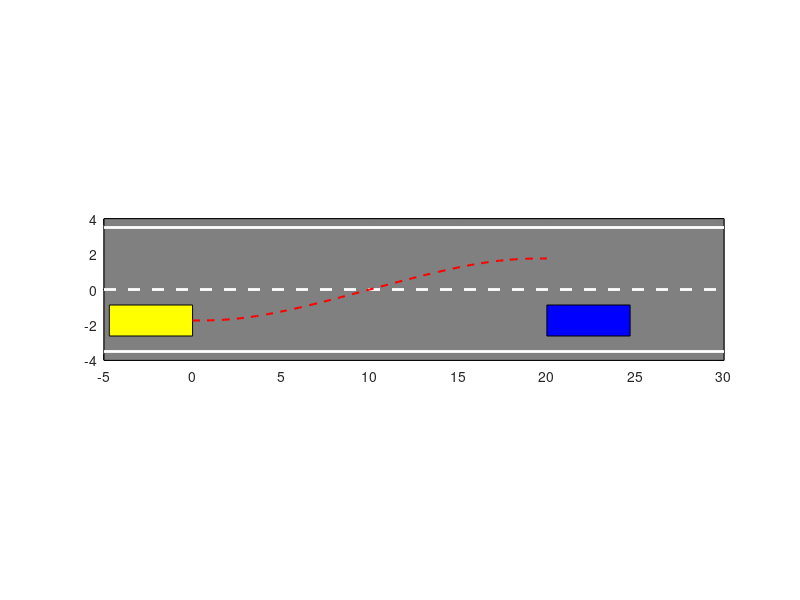
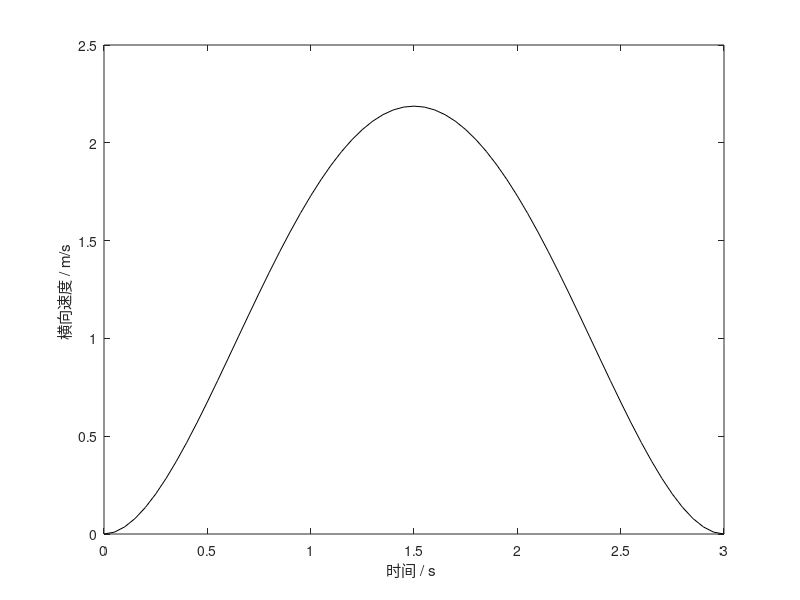
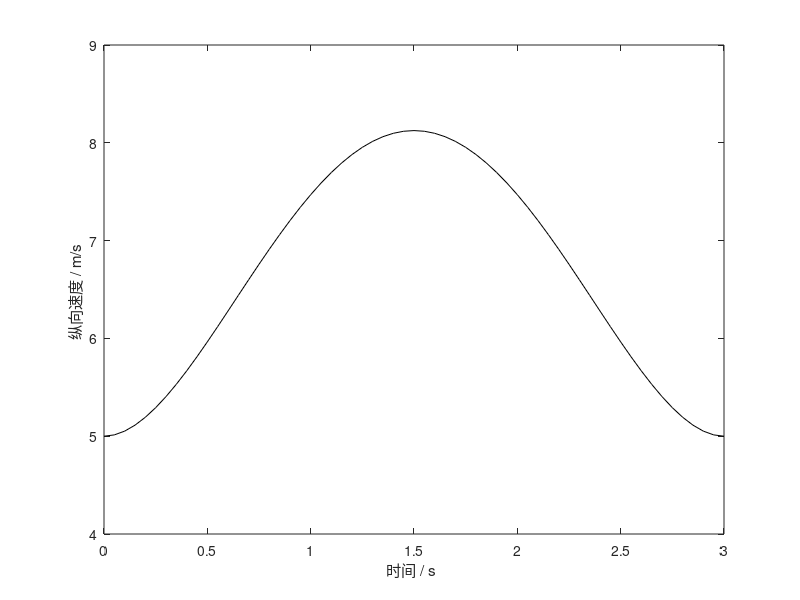

The MATLAB source for these figures, in order:
clc
clear
close all

%% 场景定义
% 换道场景路段与车辆相关参数的定义
d = 3.5;          % 道路标准宽度
len_line = 30;    % 直线段长度
W = 1.75;         % 车宽
L = 4.7;          % 车长
x1 = 20;          %1号车x坐标

% 车辆换道初始状态与终点期望状态
t0 = 0;
t1 = 3;
state_t0 = [0, -d/2; 5, 0; 0, 0];  % x,y; vx,vy; ax,ay
state_t1 = [20, d/2; 5, 0; 0, 0];
x2 = state_t0(1);

%% 画场景示意图
figure(1)
% 画灰色路面图
GreyZone = [-5,-d-0.5; -5,d+0.5; len_line,d+0.5; len_line,-d-0.5];
fill(GreyZone(:,1),GreyZone(:,2),[0.5 0.5 0.5]);
hold on

% 画小车
fill([x1,x1,x1+L,x1+L],[-d/2-W/2,-d/2+W/2,-d/2+W/2,-d/2-W/2],'b')  %1号车
fill([x2,x2,x2-L,x2-L],[-d/2-W/2,-d/2+W/2,-d/2+W/2,-d/2-W/2],'y')  %2号车

% 画分界线
plot([-5, len_line],[0, 0], 'w--', 'linewidth',2);  %分界线
plot([-5,len_line],[d,d],'w','linewidth',2);  %左边界线
plot([-5,len_line],[-d,-d],'w','linewidth',2);  %左边界线

% 设置坐标轴显示范围
axis equal
set(gca, 'XLim',[-5 len_line]); 
set(gca, 'YLim',[-4 4]); 


X = [state_t0(:,1);state_t1(:,1)];
Y = [state_t0(:,2);state_t1(:,2)];
T = [t0^5      t0^4      t0^3     t0^2    t0   1;
      5*t0^4    4*t0^3    3*t0^2   2*t0    1    0;
      20*t0^3   12*t0^2   6*t0     1       0    0;
      t1^5      t1^4      t1^3     t1^2    t1   1;
      5*t1^4    4*t1^3    3*t1^2   2*t1    1    0;
      20*t1^3   12*t1^2   6*t1     1       0    0];
% A = T \ X;
% B = T \ Y;
A = inv(T)*X;
B = inv(T)*Y;

t = t0:0.05:t1;

path=zeros(length(t),4);
for i=1:length(t)
    path(i,1) = [t(i)^5, t(i)^4, t(i)^3, t(i)^2, t(i), 1] * A;
    path(i,2) = [t(i)^5, t(i)^4, t(i)^3, t(i)^2, t(i), 1] * B;
      % 纵向速度
    path(i,3) = [5*t(i)^4,  4*t(i)^3,  3*t(i)^2,  2*t(i), 1, 0] * A;
    
    % 横向速度
    path(i,4) = [5*t(i)^4,  4*t(i)^3,  3*t(i)^2,  2*t(i), 1, 0] * B;
end

% 画换道轨迹
plot(path(:,1),path(:,2),'r--','linewidth',1.5); 

%% 分析速度

% 横向速度
figure 
plot(t, path(:,4), 'k'); 
xlabel('时间 / s ');
ylabel('横向速度 / m/s ');

% 纵向速度
figure 
plot(t, path(:,3), 'k'); 
xlabel('时间 / s ');
ylabel('纵向速度 / m/s ');


